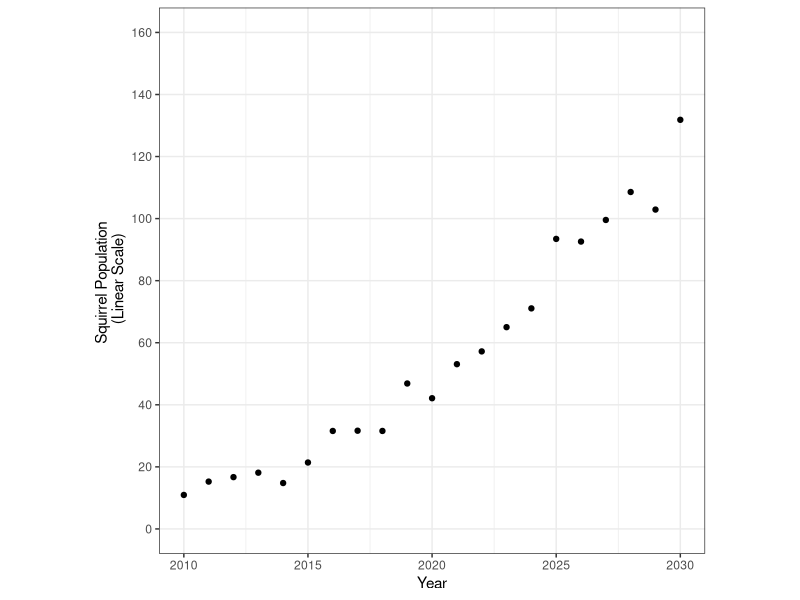
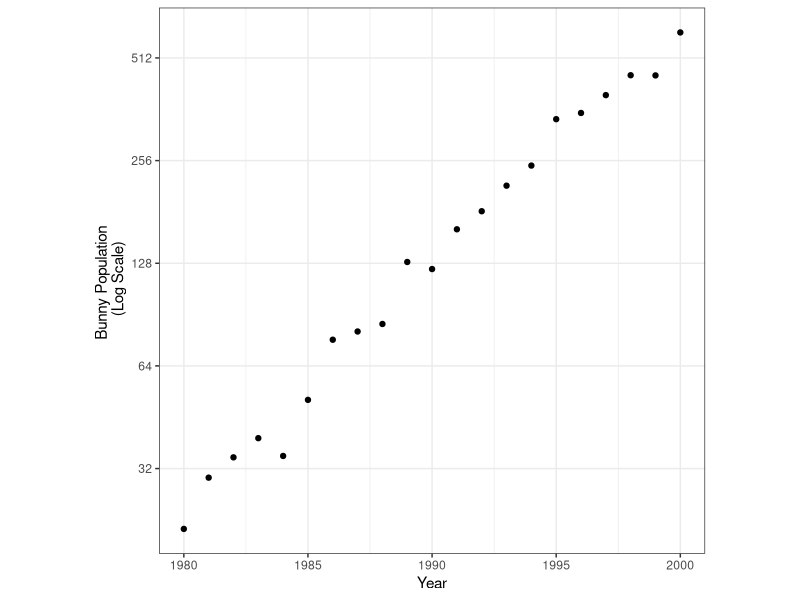
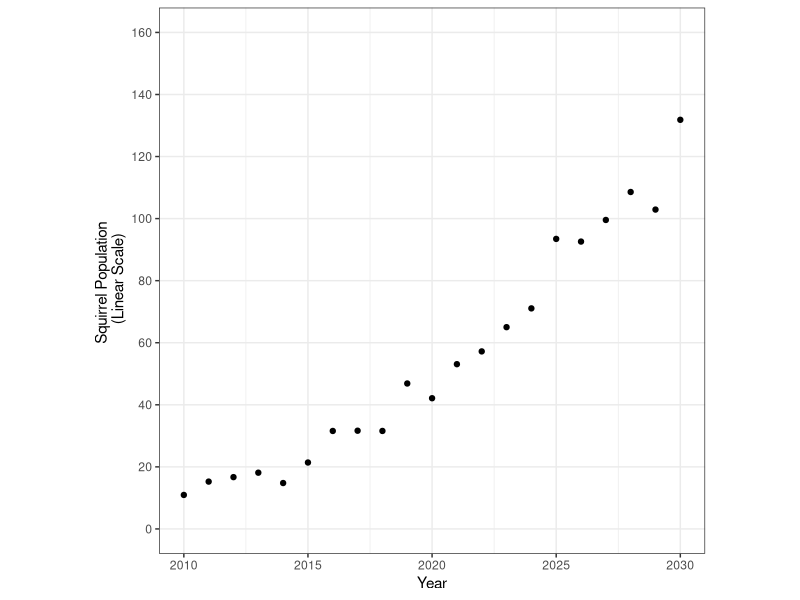
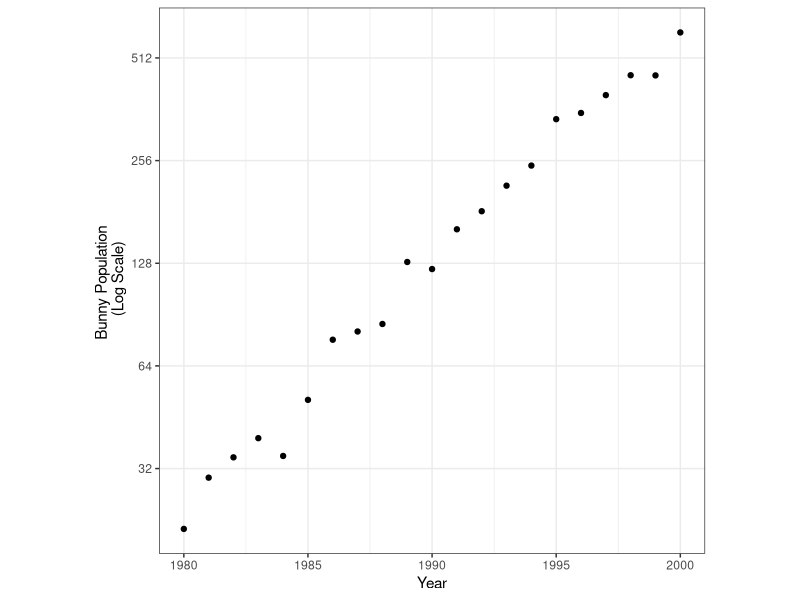

These figures' R source, in order:
library(tidyverse)
library(scales)
library(patchwork)

# squirrels
set.seed(56156)
example_data1 <- tibble(x  = seq(2010, 2030, 1),
                       y  = 30*exp(0.10*(x - 2015) + rnorm(length(x), mean = 0, sd = 0.1)) - 5)

linear_plot <- example_data1 %>%
  ggplot(aes(x = x, y = y)) +
  geom_point() +
  scale_x_continuous("Year") +
  theme_bw() +
  theme(aspect.ratio = 1) +
  scale_y_continuous("Squirrel Population \n (Linear Scale)", 
                     labels = comma, 
                     limits = c(0, 160), 
                     breaks = seq(0,160,20),
                     minor_breaks = c()
                     )

linear_plot
ggsave(linear_plot, filename = "estimation-development/estimation-pilot-app/www/example-linear.png", width = 4, height = 4)

# bunnies
set.seed(56156)
example_data2 <- tibble(x  = seq(1980, 2000, 1),
                       y  = 30*exp(0.15*(x - 1980) + rnorm(length(x), mean = 0, sd = 0.1)) - 5)

log_plot <- example_data2 %>%
  ggplot(aes(x = x, y = y)) +
  geom_point() +
  scale_x_continuous("Year") +
  theme_bw() +
  theme(aspect.ratio = 1) + 
  scale_y_continuous("Bunny Population \n (Log Scale)", 
                     labels = comma, 
                     trans = "log2", 
                     breaks = 2^seq(0,100,1),
                     minor_breaks = c()
                     )

log_plot
ggsave(log_plot, filename = "estimation-development/estimation-pilot-app/www/example-log.png", width = 4, height = 4)
